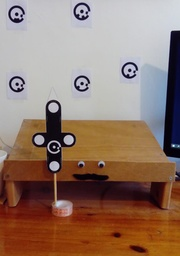
#> input picture Scene6.jpeg, 180 x 256 px, shrunk from 772 x 1099 before the run
$ python DP_HW2_ZA_302628474_Q3.py   (older library calls are emulated)
#> lines starting #> are read from the running program, lines starting #| are printed output that depends on the picture
#> further down, img1 is the input picture: shape (256, 180, 3); mean B, G, R 106.8, 120.1, 145.9
### DP_HW2_ZA_302628474_shared_functions.py
import numpy as np
import cv2 as cv
import math
import os
import copy

"""""""""""""""""""""""""""""""""""""""""""""""""""""""""""""""""""""""""""""
"  HW2 - Shared functions between all parts
"    Point location
"
"   Author: Ziv Aharoni
"   Date:   23/12/2020
"   Email:  ahaziv@gmail.com
"
"   All Rights Reserved
"""""""""""""""""""""""""""""""""""""""""""""""""""""""""""""""""""""""""""""

class Marker:
    # a marker possesses some different defined qualities:
    # the inner radius/outer radius ratio is: 18 / 86
    # the middle radius/outer radius ratio is: 63 / 86
    def __init__(self, inp_circle_data, inp_canny_data, array_data):
        self.myIntensityThreshold = 0.5                # an intensity threshold to detect circles within the marker
        self.myCenter = inp_circle_data[:2]            # the markers' center coordinates in the picture
        self.myGloobalCenter = [0., 0., 0.]            # the markers' coordinates in the world
        self.myData = cv.threshold(array_data, 127, 255, cv.THRESH_BINARY)[1]
        self.myCannyData = inp_canny_data
        self.myNum = 1                                 # the markers' number
        self.myTolerance = 2                           # a tolerance to identify if it is truly a marker
        self.myOutRad = inp_circle_data[2]
        self.myInrRad = int(np.round(self.myOutRad * (18 / 86)))
        self.myMidRad = int(np.round(self.myOutRad * (63 / 86)))
        self.myActOutRad = 56.5                        # the actual radius in [mm]

    # [18 lines left out: function find_num, not called in this run]

    def is_marker(self):
        # this method tests all circles contained within the marker comply to the marker radii ratios
        center_color = self.myData[self.myOutRad, self.myOutRad]
        if center_color != self.myData[5, self.myOutRad]:
            return False
        if self.myOutRad < 22:  # for such low radii it is impossible to accurately calculate
            return False
        my_circle_array, my_circle_data = \
            find_circles(self.myCannyData, self.myInrRad - 2, self.myMidRad + 2, self.myIntensityThreshold)
        if len(my_circle_data) < 1:
            return False
        for sing_circ_dat in my_circle_data:
            if abs(sing_circ_dat[2] - self.myInrRad) < self.myTolerance:
                return True
        return False

    def set_global_center(self, coordinates):
        self.myGloobalCenter[:] = coordinates


# [60 lines left out: functions gradient_method, mark_line, not called in this run]


def circle_mask(rad):
    """
    this function creates a circular array of 1 and zeros

    Parameters
    ----------
    rad : the circle radius

    Returns
    -------
    circ_imprint : The imprint of the circle

    """
    X, Y = np.mgrid[-rad:rad + 1:1, -rad:rad + 1:1]
    dist_array = np.sqrt(X ** 2 + Y ** 2)
    # circ_imprint = dist_array - rad
    circ_imprint = np.rint(dist_array)
    circ_imprint = (circ_imprint == rad).astype(np.int)
    return circ_imprint


def imprint_circle(array, imprint, x_cor, y_cor, rad):
    """
    this function imprints a circular array of 1s on a given binary image

    Parameters
    ----------
    array : the binary image
    imprint : circular imprint of 1s and 0s
    x_cor, y_cor : the column and line coordinates for the circle center
    rad : the circles' radius

    Returns
    -------
    array : The imprinted array

    """
    # cutting the imprint to fit the array
    min_x_cor = abs(min(x_cor - rad, 0))
    if x_cor + rad >= len(array[0, :]):
        max_x_cor = 2 * rad - (x_cor + rad - len(array[0, :]))
    else:
        max_x_cor = 2 * rad + 1

    min_y_cor = abs(min(y_cor - rad, 0))
    if y_cor + rad >= len(array[:, 0]):
        max_y_cor = 2 * rad - (y_cor + rad - len(array[:, 0]))
    else:
        max_y_cor = 2 * rad + 1
    cut_imrpint = imprint[min_y_cor:max_y_cor, min_x_cor:max_x_cor]
    # placing the imprint over the accumulated array
    array_x_cor = max(x_cor - rad, 0)
    array_y_cor = max(y_cor - rad, 0)
    array[array_y_cor:array_y_cor + len(cut_imrpint[:, 0]), array_x_cor:array_x_cor + len(cut_imrpint[0, :])] \
        = array[array_y_cor:array_y_cor + len(cut_imrpint[:, 0]),
          array_x_cor:array_x_cor + len(cut_imrpint[0, :])] + cut_imrpint
    return array


def find_circles(canny_input, min_rad, max_rad, intensity_threshold):
    """
    this function receives a greyscale image and extracts circles within it

    Parameters
    ----------
    canny_input : the input canny edges
    min_rad, max_rad : the minimal and maximal circle radius to search
    intensity_threshold : the intensity threshold for circle classification within the array (usually around 0.5)

    Returns
    -------
    circle_array : The vote array of all circles
    circle_data : a list containing all circle data (circle_data[0] == [y_center, x_center, radius])

    """
    edges = np.where(canny_input == 255)
    accum_array = np.zeros((canny_input.shape[0], canny_input.shape[1], max_rad))
    num_full_cells = []
    center_array = np.zeros((canny_input.shape[0], canny_input.shape[1]))

    for rad in range(min_rad, len(accum_array[0, 0, :])):
        circle = circle_mask(rad)
        num_full_cells.append(sum(sum(circle)))
        for ii in range(len(edges[0])):
            accum_array[:, :, rad] = imprint_circle(accum_array[:, :, rad], circle, edges[1][ii], edges[0][ii], rad)

    circle_data = []
    for rad in range(min_rad, len(accum_array[0, 0, :])):
        center_intensity_threshold = intensity_threshold * num_full_cells[rad - min_rad]
        while np.amax(accum_array[:, :, rad]) > center_intensity_threshold:
            max_pnt = np.unravel_index(np.argmax(accum_array[:, :, rad]),
                                       [len(accum_array[:, 0, rad]), len(accum_array[0, :, rad])])
            circle = circle_mask(rad)
            circle_array = imprint_circle(center_array, circle, max_pnt[1], max_pnt[0], rad)
            circle_data.append([max_pnt[1], max_pnt[0], rad])
            accum_array[max_pnt[0] - rad:max_pnt[0] + rad, max_pnt[1] - rad:max_pnt[1] + rad, rad] = 0
    if not circle_data:
        return [], []
    return circle_array, circle_data


def detect_markers(flagScene, flag_down_samp, down_samp_rate, min_rad, max_rad ,intensity_threshold, image):
    """
    this function creates a circular array of 1 and zeros

    Parameters
    ----------
    rad : the circle radius

    Returns
    -------
    circ_imprint : The imprint of the circle

    """
#> called with flagScene = True, flag_down_samp = False, down_samp_rate = 0.25, min_rad = 5, max_rad = 37, intensity_threshold = 0.45
    if flag_down_samp:
        orig_img = image.copy()
        image = cv.resize(image, (0, 0), fx=down_samp_rate, fy=down_samp_rate, interpolation=cv.INTER_NEAREST)
    # scene data preparation
    # Convert the image to grayscale
    gray = cv.cvtColor(image, cv.COLOR_BGR2GRAY)
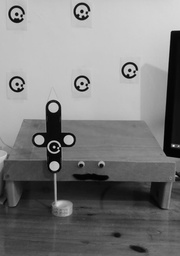
#> gray: shape (256, 180); min 1, max 248, mean 126.3
    if flagScene:
        # Enhance picture contrast
        gray = cv.equalizeHist(gray)
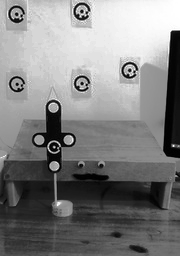
#> gray: shape (256, 180); min 0, max 255, mean 128.6
        # Reduce noise by blurring with a Gaussian filter ( kernel size = 3 )
        gray = cv.GaussianBlur(gray, (3, 3), 0)
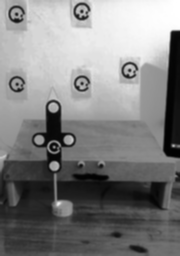
#> gray: shape (256, 180); min 1, max 255, mean 128.6
    canny_image = cv.Canny(gray, 75, 150, apertureSize=3)
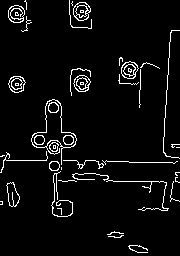
#> canny_image: shape (256, 180); 4.9% white in thin lines or dots
    if max_rad == 0:
        contours = cv.findContours(canny_image, cv.RETR_EXTERNAL, cv.CHAIN_APPROX_SIMPLE)
        max_diam = 1
        for contour in contours[0]:
            max_diam = max(
                max(max(contour[:, 0, 0]) - min(contour[:, 0, 0]), max(contour[:, 0, 1]) - min(contour[:, 0, 1])),
                max_diam)
        max_rad = int(max_diam / 2 + 3)
        # finding the circles
        print("Locating circles")
    circle_array, circle_data = find_circles(canny_image, min_rad, max_rad, intensity_threshold)
#> in find_circles, `edges = np.where(canny_input == 255)`: edges = 2273 positions, rows 0 to 252, columns 0 to 179
#> the loop in find_circles, `for rad in range(min_rad, len(accum_array[0, 0, :])):` made 32 passes
#> the loop in find_circles, `for rad in range(min_rad, len(accum_array[0, 0, :])):` made 32 passes
#> after the loop in find_circles, `for rad in range(min_rad, len(accum_array[0, 0, :])):`:
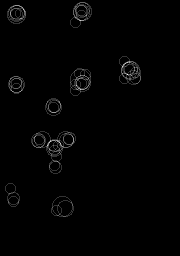
#> center_array: shape (256, 180) float64; min 0, max 5, mean 0.0525; drawn with min black and max white

    # identifying the markers among the circles and storing them
    print("Identifying markers")
    markers = []
    for ii, data in enumerate(circle_data):
        min_x = data[0] - data[2]
        max_x = data[0] + data[2]
        min_y = data[1] - data[2]
        max_y = data[1] + data[2]
        # marker_data = np.zeros((max_y - min_y, max_x - min_x))
        marker_data = gray[min_y:max_y, min_x:max_x]
        canny_data = canny_image[min_y:max_y, min_x:max_x]
        marker = Marker(circle_data[ii], canny_data, marker_data)
        if marker.is_marker():
            marker.find_num()
            markers.append(copy.deepcopy(marker))
#> this loop made 64 passes
#> data on passes 1 to 12: [53, 107, 5], [68, 139, 5], [39, 139, 5], [54, 165, 5], [16, 83, 5], [15, 13, 5], [81, 10, 5], [81, 15, 5], [129, 69, 5], [81, 83, 5], [52, 145, 5], [75, 22, 5]
    return canny_image, markers


# [70 lines left out: functions find_proj_mat_inv, find_aff_mat_inv, not called in this run]

### DP_HW2_ZA_302628474_Q3.py
import os
import sys
import matplotlib.pyplot as plt
sys.path.insert(1, os.path.join(os.getcwd(), '..\\'))
from DP_HW2_ZA_302628474_shared_functions import *

"""""""""""""""""""""""""""""""""""""""""""""""""""""""""""""""""""""""""""""
"   HW2 - Question 3
"   Point location
"
"   Author: Ziv Aharoni
"   Date:   23/12/2020
"   Email:  ahaziv@gmail.com
"
"   All Rights Reserved
"""""""""""""""""""""""""""""""""""""""""""""""""""""""""""""""""""""""""""""


class Cursor:
    # a cursor possesses some different defined qualities:
    # [107 lines left out: functions __init__, locate_dig_pts, find_dig_tip, find_dig_par_pts, transformation_matrix, not called in this run]


# -------------------------------------------------- main ------------------------------------------------------------ #
if __name__ == "__main__":
    flagScene = True  # This flag states the mode of execution - training the kMeans or testing the segmentation
    flag_down_samp = False
    down_samp_rate = 0.25
    min_rad = 5
    max_rad = 37
    int_thresh = 0.45  # an intensity threshold for the circle detection
    marker_num = 6
    markers2_4_ver_dist = 240

    # import pictures
    data_path = os.path.join(os.getcwd(), 'Scenes data\\')
    file_name = 'Scene6'
    if os.path.isfile(file_name + '.jpeg'):
        img1 = cv.imread(file_name + '.jpeg')
    else:
        img1 = cv.imread(data_path + file_name + '.jpeg')

    canny_image, markers = detect_markers(flagScene, flag_down_samp, down_samp_rate, min_rad, max_rad, int_thresh, img1)
    # sort markers
    sorted_markers = [[]] * marker_num
    for marker in markers:
        if marker.myNum > marker_num:
            raise RuntimeError('Markers have too high numbers, please adjust parameter/check artifacts')
        if not sorted_markers[marker.myNum - 1]:
            sorted_markers[marker.myNum - 1] = marker
#> this loop made 0 passes
    # test if all slots are full
    if not all(sorted_markers):
        print('Could not locate all markers in picture.')
#> (the run stopped early here; a loop or call above may not have finished)
